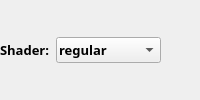
          <widget class="QWidget" name="objectsSettings" native="true">
           <property name="sizePolicy">
            <sizepolicy hsizetype="Fixed" vsizetype="Fixed">
             <horstretch>0</horstretch>
             <verstretch>0</verstretch>
            </sizepolicy>
           </property>
           <layout class="QVBoxLayout" name="verticalLayout_2">
            <property name="spacing">
             <number>6</number>
            </property>
            <property name="leftMargin">
             <number>0</number>
            </property>
            <property name="topMargin">
             <number>0</number>
            </property>
            <property name="rightMargin">
             <number>0</number>
            </property>
            <property name="bottomMargin">
             <number>0</number>
            </property>
            <item>
             <widget class="QWidget" name="shader_Container" native="true">
              <property name="sizePolicy">
               <sizepolicy hsizetype="Fixed" vsizetype="Fixed">
                <horstretch>0</horstretch>
                <verstretch>0</verstretch>
               </sizepolicy>
              </property>
              <layout class="QHBoxLayout" name="horizontalLayout_3">
               <property name="leftMargin">
                <number>0</number>
               </property>
               <property name="topMargin">
                <number>0</number>
               </property>
               <property name="rightMargin">
                <number>0</number>
               </property>
               <property name="bottomMargin">
                <number>0</number>
               </property>
               <item>
                <widget class="QLabel" name="shader_label">
                 <property name="sizePolicy">
                  <sizepolicy hsizetype="Fixed" vsizetype="Fixed">
                   <horstretch>0</horstretch>
                   <verstretch>0</verstretch>
                  </sizepolicy>
                 </property>
                 <property name="font">
                  <font>
                   <family>Segoe UI Semibold</family>
                   <pointsize>10</pointsize>
                   <weight>75</weight>
                   <bold>true</bold>
                  </font>
                 </property>
                 <property name="styleSheet">
                  <string notr="true"/>
                 </property>
                 <property name="text">
                  <string>Shader:</string>
                 </property>
                 <property name="alignment">
                  <set>Qt::AlignLeading|Qt::AlignLeft|Qt::AlignTop</set>
                 </property>
                 <property name="margin">
                  <number>0</number>
                 </property>
                </widget>
               </item>
               <item>
                <widget class="QComboBox" name="shader_list">
                 <property name="sizePolicy">
                  <sizepolicy hsizetype="Fixed" vsizetype="Fixed">
                   <horstretch>0</horstretch>
                   <verstretch>0</verstretch>
                  </sizepolicy>
                 </property>
                 <property name="minimumSize">
                  <size>
                   <width>105</width>
                   <height>0</height>
                  </size>
                 </property>
                 <property name="font">
                  <font>
                   <family>Segoe UI Semibold</family>
                   <pointsize>10</pointsize>
                   <weight>75</weight>
                   <bold>true</bold>
                  </font>
                 </property>
                 <property name="styleSheet">
                  <string notr="true">padding: 2;</string>
                 </property>
                 <property name="currentIndex">
                  <number>0</number>
                 </property>
                 <property name="sizeAdjustPolicy">
                  <enum>QComboBox::AdjustToContents</enum>
                 </property>
                 <property name="frame">
                  <bool>true</bool>
                 </property>
                 <item>
                  <property name="text">
                   <string>regular</string>
                  </property>
                 </item>
                 <item>
                  <property name="text">
                   <string>no texture</string>
                  </property>
                 </item>
                 <item>
                  <property name="text">
                   <string>normal map</string>
                  </property>
                 </item>
                </widget>
               </item>
              </layout>
             </widget>
            </item>
           </layout>
          </widget>
